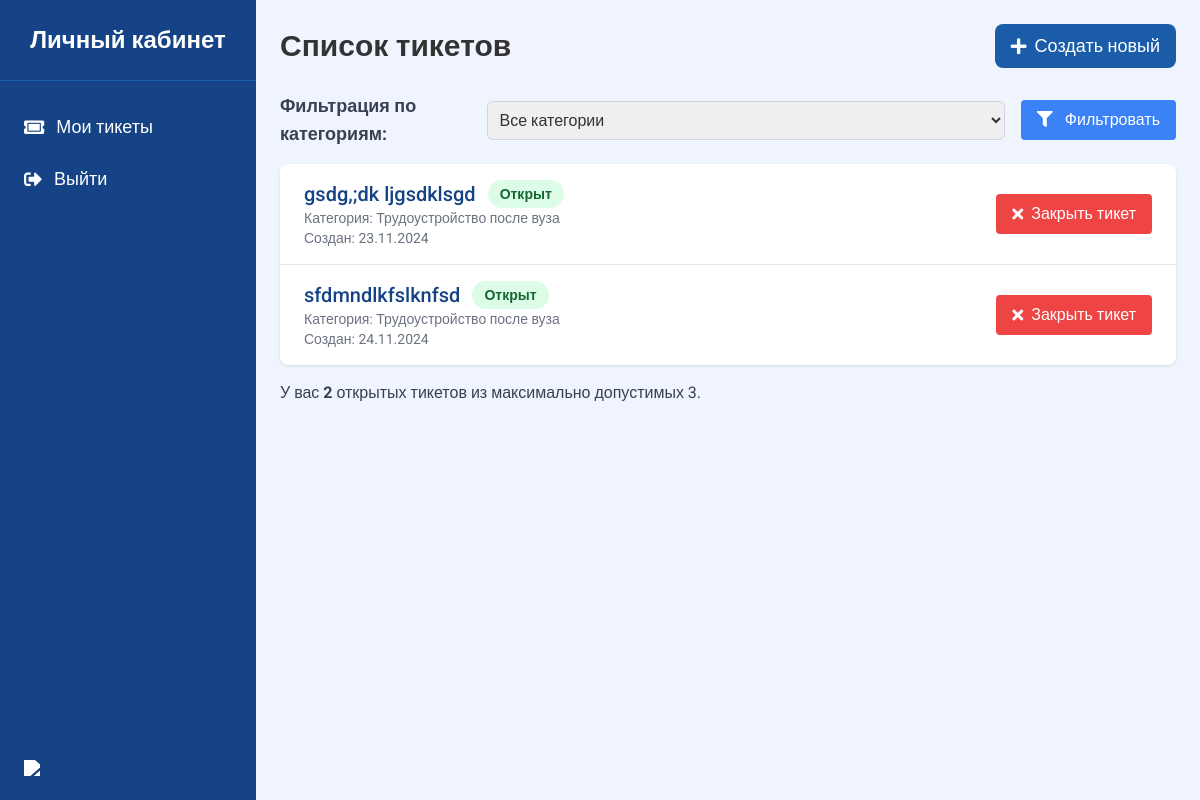
Page /user/ (signed in) on the earlier database version.
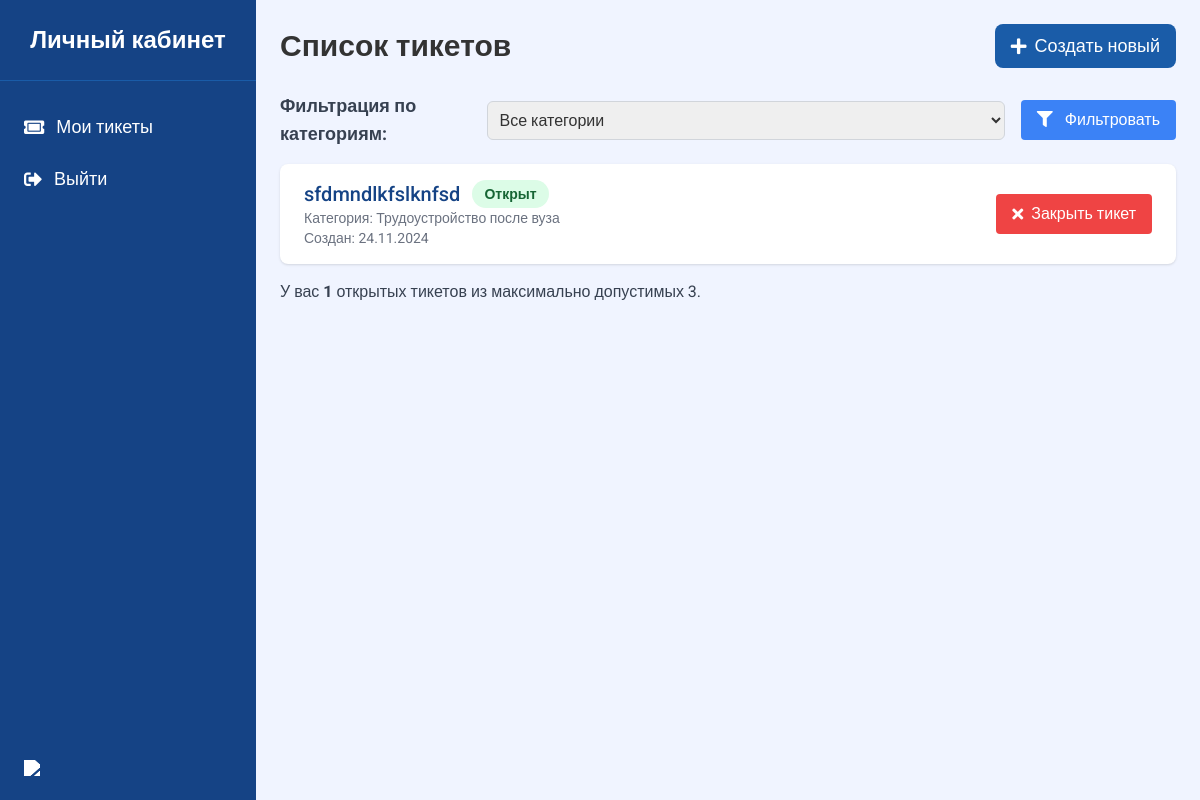
Same page on the later database version.
### assistant/models.py (models this page shows, shortened)
class Ticket(models.Model):
    STATUS_CHOICES = [
        ('open', 'Открыт'),
        ('in_progress', 'В процессе'),
        ('closed', 'Закрыт'),
    ]
    title = models.CharField(max_length=255, verbose_name="Заголовок")
    description = models.TextField(verbose_name="Описание")
    author = models.ForeignKey(
        settings.AUTH_USER_MODEL,
        on_delete=models.SET_NULL,
        related_name="created_tickets",
        verbose_name="Автор",
        null=True
    )
    mentor = models.ForeignKey(
        settings.AUTH_USER_MODEL,
        on_delete=models.SET_NULL,
        related_name="assigned_tickets",
        blank=True,
        null=True,
        verbose_name="Ответственный наставник"
    )
    category = models.ForeignKey(
        Category,
        on_delete=models.SET_NULL,
        null=True,
        blank=True,
        verbose_name="Категория"
    )
    status = models.CharField(
        max_length=20,
        choices=STATUS_CHOICES,
        default='open',
        verbose_name="Статус"
    )
    created_at = models.DateTimeField(auto_now_add=True, verbose_name="Дата создания")
    updated_at = models.DateTimeField(auto_now=True, verbose_name="Дата обновления")

class Category(models.Model):
    name = models.CharField(max_length=100, unique=True, verbose_name="Название категории")
    description = models.TextField(blank=True, null=True, verbose_name="Описание")

### personal_ticket/views.py (the view)
# urls.py: path('', profile_ticket_list, name="profile_ticket_list"),
@login_required
def profile_ticket_list(request):
    user = request.user
    tickets = Ticket.objects.all()
    category_id = request.GET.get('category')
    if category_id:
        tickets = tickets.filter(category_id=category_id)
    tickets = tickets.exclude(status='closed')
    categories = Category.objects.all()
    if user.role == "mentor":
        print(user.role)
        return render(request, 'ticket_mentor.html', {'tickets': tickets, 'categories': categories})
    elif user.role == "student":
        tickets = Ticket.objects.filter(author=user, status__in=['open', 'in_progress'])
        if category_id:
            tickets = tickets.filter(category_id=category_id)
        open_ticket_count = Ticket.objects.filter(author=user, status__in=['open', 'in_progress']).count()
        can_create_ticket = open_ticket_count < 3
        context = {
            'tickets': tickets,
            'categories': categories,
            'can_create_ticket': can_create_ticket,
            'open_ticket_count': open_ticket_count,
        }
        return render(request, 'user_ticket.html', context)

### templates/user_ticket.html (shortened to what the changed rows need)
<!DOCTYPE html>
<html lang="ru">
<head>
    <script src="https://cdn.tailwindcss.com"></script>
    <link rel="stylesheet" href="https://cdnjs.cloudflare.com/ajax/libs/font-awesome/5.15.3/css/all.min.css">
</head>
<body class="bg-[#F0F4FF] text-[#333333]">
    <div class="flex flex-col md:flex-row">
        <main class="flex-1 p-6 md:ml-64">
            <div class="heder flex flex-col md:flex-row md:items-center md:justify-between">
                <h1 class="text-2xl md:text-3xl font-bold mb-4 md:mb-0">Список тикетов</h1>
            </div>
            <div class="bg-white shadow overflow-hidden sm:rounded-lg">
                <ul class="divide-y divide-gray-200">
                    {% for ticket in tickets %}
                    <li class="px-4 py-4 sm:px-6">
                        <div class="flex flex-col md:flex-row md:items-center md:justify-between">
                            <a href="{% url 'ticket_detail' ticket_id=ticket.id %}" class="flex-1">
                                <div>
                                    <div class="flex flex-col md:flex-row md:items-center">
                                        <h2 class="text-xl font-medium text-[#154385] truncate">{{ ticket.title }}</h2>
                                        <p class="mt-2 md:mt-0 md:ml-3 px-3 py-1 inline-flex text-sm leading-5 font-semibold rounded-full bg-green-100 text-green-800">
                                            {{ ticket.get_status_display }}
                                        </p>
                                    </div>
                                    <p class="text-sm text-gray-500">Категория: {{ ticket.category.name }}</p>
                                    <p class="text-sm text-gray-500">Создан: {{ ticket.created_at|date:"d.m.Y" }}</p>
                                </div>
                            </a>
                            <div class="mt-4 md:mt-0">
                                {% if ticket.status != 'closed' %}
                                <form method="post" action="{% url 'close_ticket' ticket.id %}">
                                    <button type="submit" class="flex items-center text-white bg-red-500 hover:bg-red-600 rounded px-4 py-2 transition-colors">
                                        <i class="fas fa-times mr-2"></i> Закрыть тикет
                                    </button>
                                </form>
                                {% endif %}
                            </div>
                        </div>
                    </li>
                    {% empty %}
                    <li class="px-4 py-4 sm:px-6 text-center text-gray-500">Нет тикетов для отображения.</li>
                    {% endfor %}
                </ul>
            </div>
            <div class="mt-4">
                <p class="text-gray-700">У вас <strong>{{ open_ticket_count }}</strong> открытых тикетов из максимально допустимых 3.</p>
            </div>
        </main>
    </div>
</body>
</html>

Differences in the rows shown:
no longer on this page (row edited): Ticket: title "gsdg,;dk ljgsdklsgd", status "Открыт", category.name "Трудоустройство после вуза", created_at "23.11.2024", shows "Закрыть тикет"
Other differences:
{{ open_ticket_count }}: "2" → "1"
